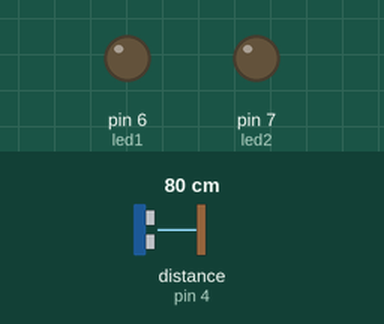
This sketch was run on a simulated Arduino Uno, built with avr-gcc and run on an emulated ATmega328P. On the bench: output pins drawn as LEDs (lit = HIGH). Wiring (inferred from the names in the program): ultrasonic range finder: trigger pin 4; echo pin 4. Inputs (shaded band) come from the test bench; at power-on: distance to the obstacle (sensor on pin 4) 80 cm. The echo pulse lasts 58.3 µs per cm.

Above: at 1.2 s.
1.3 s: distance to the obstacle (sensor on pin 4) set to 22 cm
2.8 s: distance to the obstacle (sensor on pin 4) set to 19 cm
At 3.8 s:
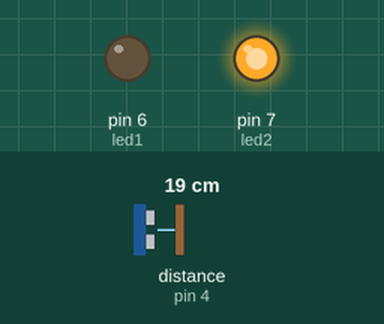
4.3 s: distance to the obstacle (sensor on pin 4) set to 12 cm
5.8 s: distance to the obstacle (sensor on pin 4) set to 9 cm
At 7.0 s:
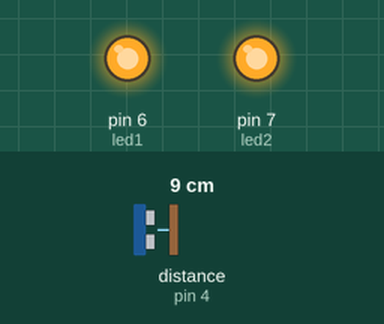
7.3 s: distance to the obstacle (sensor on pin 4) set to 18 cm
At 8.4 s:
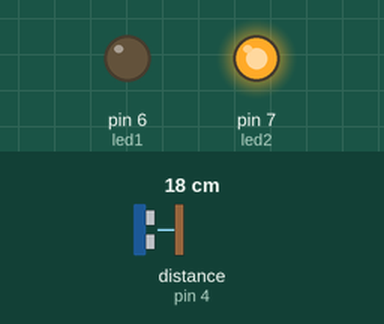
8.8 s: distance to the obstacle (sensor on pin 4) set to 2 cm
At 9.5 s:
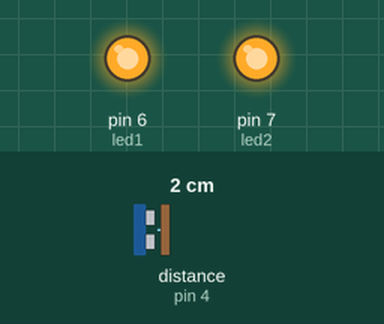
Timing chart, 0 to 11.3 s (numbered marks = the images above; inputs shaded):
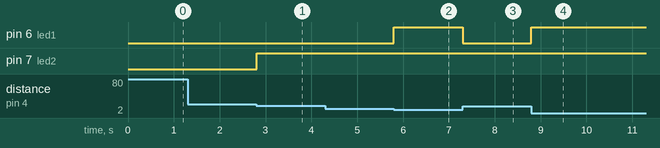

The sketch:

1-4_-_Capteur_de_distance.ino
```cpp
// Programme de test pour le capteur de distance

int led1 = 6;
int led2 = 7;
int capteur = 4;

void setup()
{
  pinMode(led1, OUTPUT);
  pinMode(led2, OUTPUT);
  pinMode(capteur, INPUT);
}

void loop()
{
  int d = lire_distance(capteur);
  digitalWrite(led1, d < 10);
  digitalWrite(led2, d < 20);
}

int lire_distance(int numero_broche) {
  pinMode(numero_broche, OUTPUT);
  digitalWrite(numero_broche, LOW);
  delayMicroseconds(2);
  digitalWrite(numero_broche, HIGH);
  delayMicroseconds(10);
  digitalWrite(numero_broche, LOW);
  pinMode(numero_broche, INPUT);
  return 0.01723 * pulseIn(numero_broche, HIGH);
}
```

Measured:
- the behaviour switches between 21 and 20 cm on distance to the obstacle (sensor on pin 4) (found by bisection; images 0 and 1)
- the behaviour switches between 11 and 10 cm on distance to the obstacle (sensor on pin 4) (found by bisection; images 1 and 2)
- after the input at 1.3 s, every drawn part: stays the same
- after the input at 2.8 s, pin 7 (led2): LOW → HIGH at once
- after the input at 4.3 s, every drawn part: stays the same
- after the input at 5.8 s, pin 6 (led1): LOW → HIGH at once
- after the input at 7.3 s, pin 6 (led1): HIGH → LOW at once
- after the input at 8.8 s, pin 6 (led1): LOW → HIGH at once
